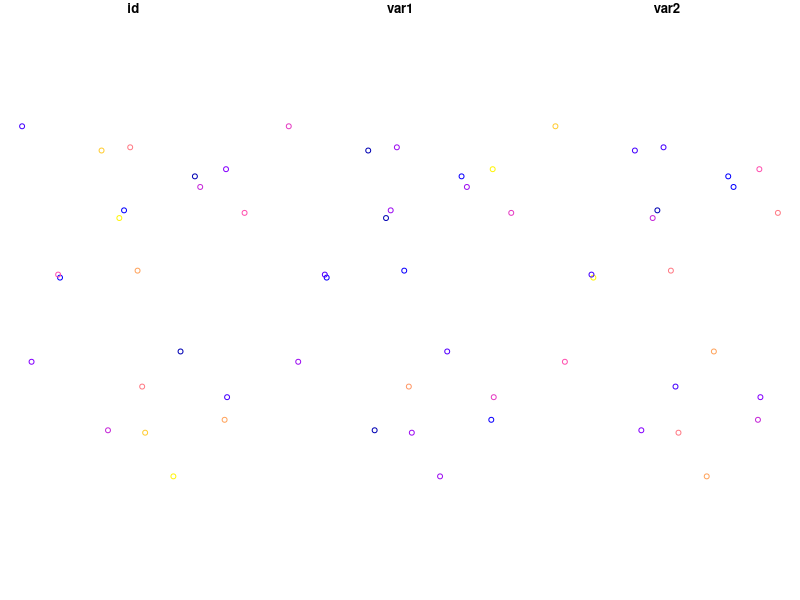
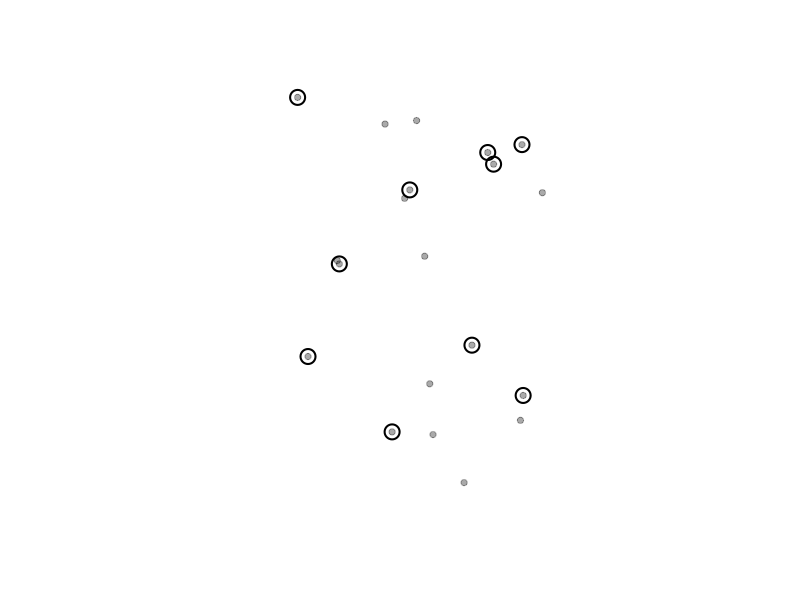
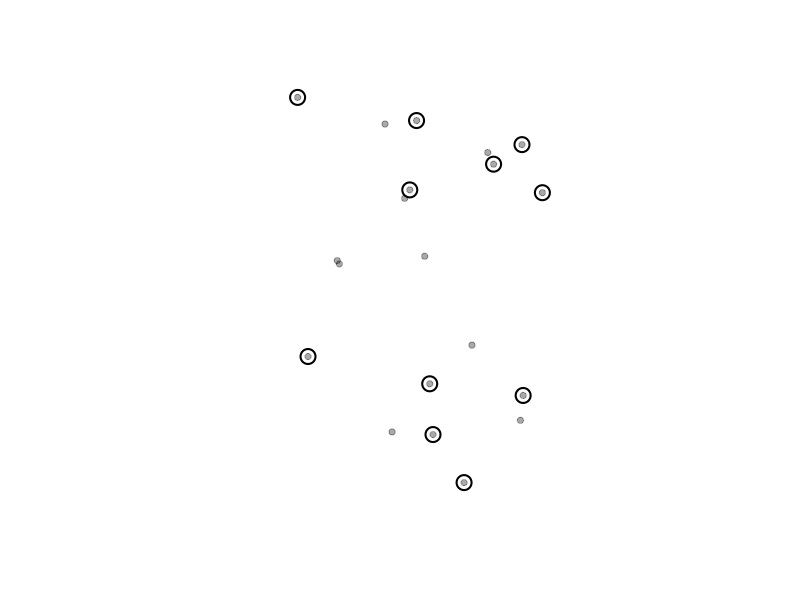
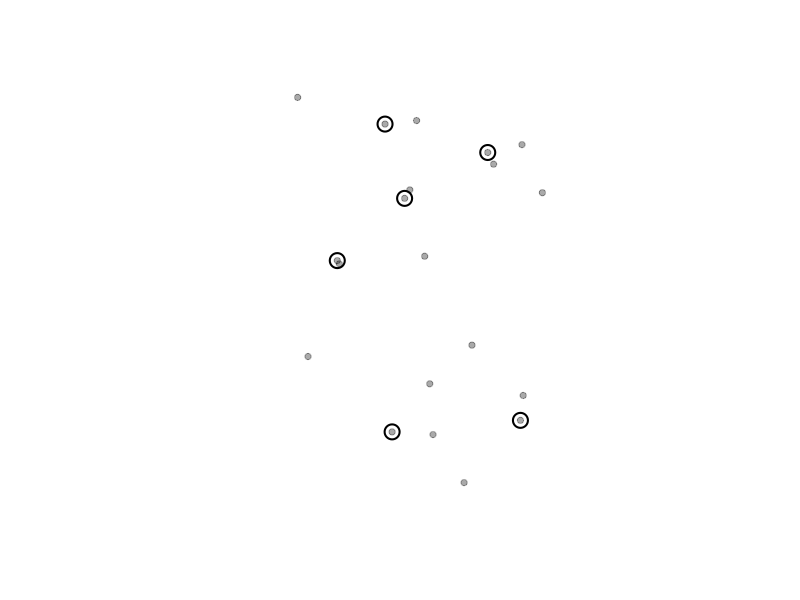
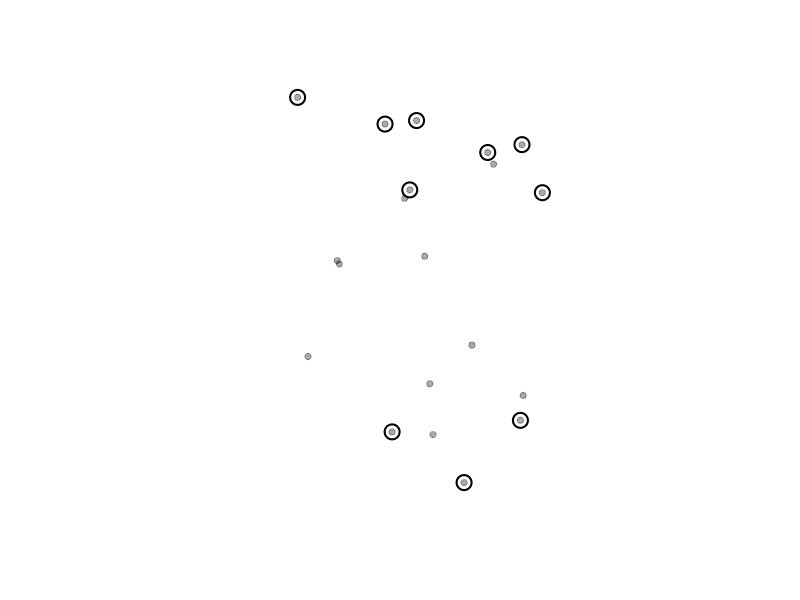
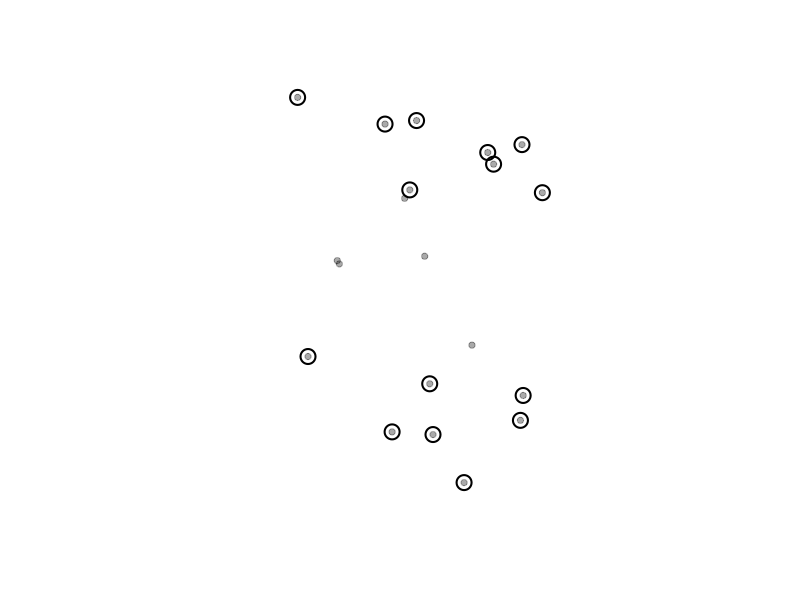
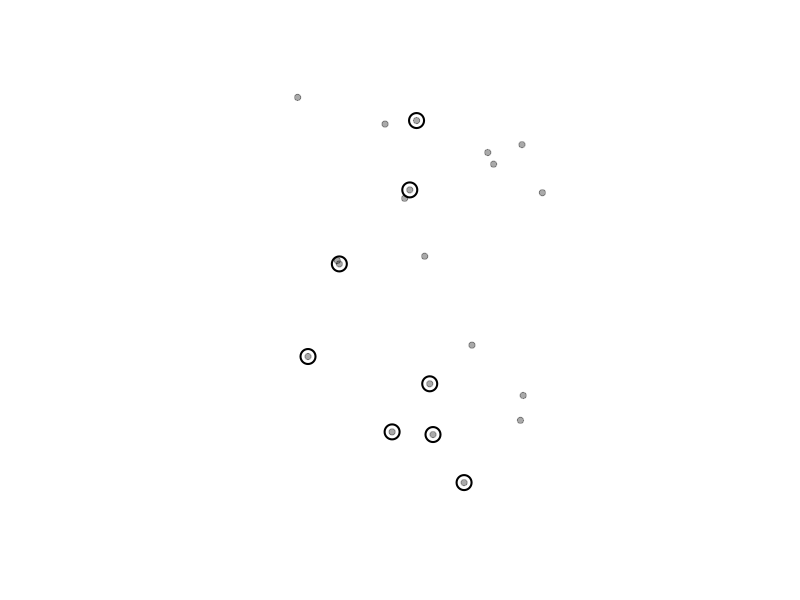
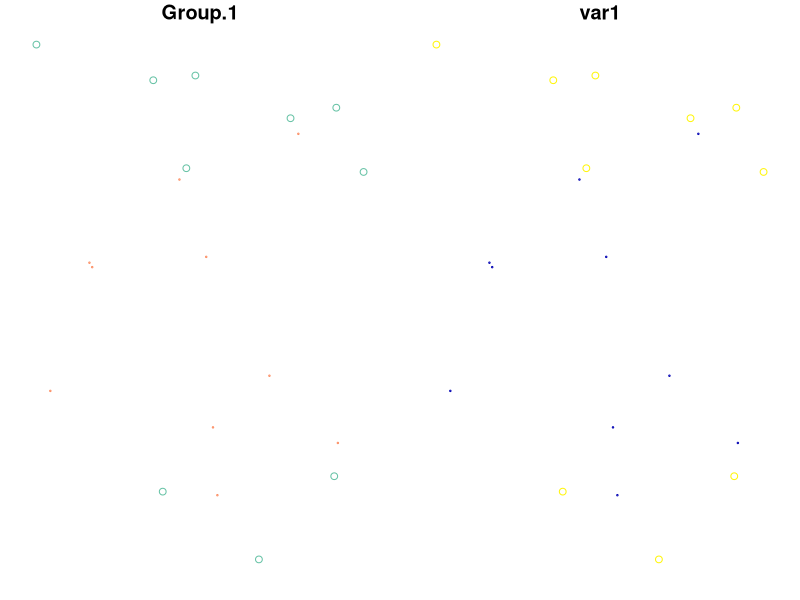

These figures' R source, in order:
## ---- chunk 1
mydata <- data.frame(
  id = 1:20,
  long = -82+2*runif(20),
  lat = 42+2*runif(20),
  var1 = rnorm(20),
  var2 = 10*runif(20)
)

library(sf)
spatData <- st_as_sf(mydata,
                     coords = c("long", "lat"),
                     crs = "+proj=longlat +ellps=WGS84 +datum=WGS84 +no_defs +towgs84=0,0,0")

knitr::kable(head(spatData))
plot(spatData)
## ---- chunk 2
spatData$var3 <- runif(20)
spatData$var4 <- spatData$var1 * spatData$var2
knitr::kable(head(spatData))
## ---- chunk 3
spatData$var3 <- spatData$var4 <- NULL
knitr::kable(head(spatData))
## ---- chunk 4
# Remove last 20 attributes
for(i in 1:5) spatData <- cbind(spatData, varSup = runif(20))
knitr::kable(head(spatData))
rem <- colnames(spatData)[4:8]
spatData <- spatData[, !colnames(spatData) %in% rem]
knitr::kable(head(spatData))

# Keep id, var1 and var2
for(i in 1:5) spatData <- cbind(spatData, varSup = runif(20))
knitr::kable(head(spatData))
keep <- c('id','var1','var2')
spatData <- spatData[, keep]
knitr::kable(head(spatData))
## ---- chunk 5
spatData$fact1 <- paste0('a', 1:2) # Create factor with 2 levels
spatData$fact2 <- paste0('b', 1:5) # Create factor with 5 levels
knitr::kable(head(spatData))
## ---- chunk 6
selectID <- 1:10
plot(spatData$geometry, col = '#00000055', pch = 20, cex = 1.25, main = '')
plot(spatData$geometry[selectID], col = '#000000', add = T, pch = 1, cex = 2, lwd = 2)
## ---- chunk 7
# Select all values for var1 greater to or equal to 0
selectID <- spatData$var1 >= 0
plot(spatData$geometry, col = '#00000055', pch = 20, cex = 1.25, main = '')
plot(spatData$geometry[selectID], col = '#000000', add = T, pch = 1, cex = 2, lwd = 2)

# var1 smaller than 0 and var2 higher than 5
selectID <- spatData$var1 < 0 & spatData$var2 < 5
plot(spatData$geometry, col = '#00000055', pch = 20, cex = 1.25, main = '')
plot(spatData$geometry[selectID], col = '#000000', add = T, pch = 1, cex = 2, lwd = 2)

# fact1 equal to a1
selectID <- spatData$fact1 == 'a1'
plot(spatData$geometry, col = '#00000055', pch = 20, cex = 1.25, main = '')
plot(spatData$geometry[selectID], col = '#000000', add = T, pch = 1, cex = 2, lwd = 2)

# fact1 equal to a1 or var1 greater than 0
selectID <- spatData$fact1 == 'a1' | spatData$var1 > 0
plot(spatData$geometry, col = '#00000055', pch = 20, cex = 1.25, main = '')
plot(spatData$geometry[selectID], col = '#000000', add = T, pch = 1, cex = 2, lwd = 2)

# fact2 equal to b3 or b4
selectID <- spatData$fact2 %in% c('b3','b4')
plot(spatData$geometry, col = '#00000055', pch = 20, cex = 1.25, main = '')
plot(spatData$geometry[selectID], col = '#000000', add = T, pch = 1, cex = 2, lwd = 2)
## ---- chunk 8
# Create data.frame with id field similar to that in the spatial object
joinData <- data.frame(id = seq(1, 20, by = 2),
                       var3 = rnorm(10))

# Join with attributes table of spatial object
library(dplyr)
spatData <- left_join(spatData, joinData)
knitr::kable(head(spatData))
## ---- chunk 9
aggData <- aggregate(spatData['var1'], by = list(spatData$fact1), FUN = sum)
knitr::kable(head(aggData))
plot(aggData, cex = abs(aggData$var1))
